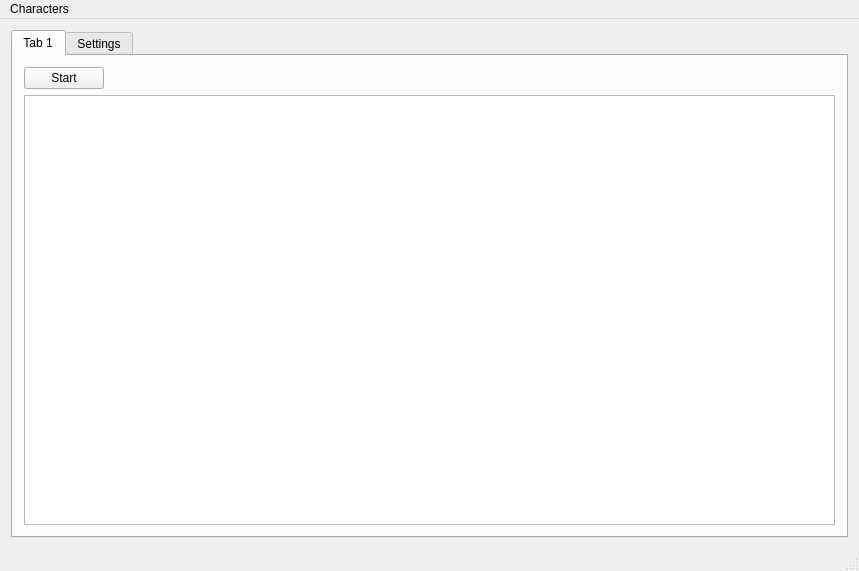
<?xml version="1.0" encoding="UTF-8"?>
<ui version="4.0">
 <class>MainWindow</class>
 <widget class="QMainWindow" name="MainWindow">
  <property name="geometry">
   <rect>
    <x>0</x>
    <y>0</y>
    <width>859</width>
    <height>571</height>
   </rect>
  </property>
  <property name="windowTitle">
   <string>MainWindow</string>
  </property>
  <widget class="QWidget" name="centralWidget">
   <layout class="QHBoxLayout" name="horizontalLayout">
    <item>
     <widget class="QTabWidget" name="tabWidget">
      <property name="currentIndex">
       <number>0</number>
      </property>
      <widget class="QWidget" name="tab">
       <attribute name="title">
        <string>Tab 1</string>
       </attribute>
       <layout class="QVBoxLayout" name="verticalLayout_2">
        <item>
         <layout class="QHBoxLayout" name="horizontalLayout_3">
          <item>
           <widget class="QPushButton" name="startButton">
            <property name="text">
             <string>Start</string>
            </property>
           </widget>
          </item>
          <item>
           <spacer name="horizontalSpacer">
            <property name="orientation">
             <enum>Qt::Horizontal</enum>
            </property>
            <property name="sizeHint" stdset="0">
             <size>
              <width>40</width>
              <height>20</height>
             </size>
            </property>
           </spacer>
          </item>
         </layout>
        </item>
        <item>
         <widget class="QListWidget" name="eventList"/>
        </item>
       </layout>
      </widget>
      <widget class="QWidget" name="tab_2">
       <attribute name="title">
        <string>Settings</string>
       </attribute>
       <layout class="QVBoxLayout" name="verticalLayout">
        <item>
         <widget class="QLineEdit" name="logPath">
          <property name="text">
           <string>C:\Users\regis\AppData\Local\Funcom\Anarchy Online\cd94a273\Anarchy Online Beta\Prefs\xBlueEagle\Char586965293\Chat\Windows\Window7\Log.txt</string>
          </property>
         </widget>
        </item>
        <item>
         <layout class="QHBoxLayout" name="horizontalLayout_2">
          <item>
           <widget class="QLineEdit" name="playerName">
            <property name="text">
             <string>Blueslee</string>
            </property>
           </widget>
          </item>
          <item>
           <widget class="QPushButton" name="saveButton">
            <property name="text">
             <string>Save</string>
            </property>
           </widget>
          </item>
         </layout>
        </item>
        <item>
         <spacer name="verticalSpacer">
          <property name="orientation">
           <enum>Qt::Vertical</enum>
          </property>
          <property name="sizeHint" stdset="0">
           <size>
            <width>20</width>
            <height>40</height>
           </size>
          </property>
         </spacer>
        </item>
       </layout>
      </widget>
     </widget>
    </item>
   </layout>
  </widget>
  <widget class="QMenuBar" name="menuBar">
   <property name="geometry">
    <rect>
     <x>0</x>
     <y>0</y>
     <width>859</width>
     <height>21</height>
    </rect>
   </property>
   <widget class="QMenu" name="menuCharacter">
    <property name="title">
     <string>Characters</string>
    </property>
    <addaction name="actionAdd_Character"/>
    <addaction name="actionRemove_Character"/>
    <addaction name="separator"/>
    <addaction name="actionDelete_Logfile"/>
    <addaction name="actionDelete_All_Logfiles"/>
    <addaction name="separator"/>
   </widget>
   <addaction name="menuCharacter"/>
  </widget>
  <widget class="QStatusBar" name="statusBar"/>
  <action name="actionAdd_Character">
   <property name="text">
    <string>Add Character</string>
   </property>
  </action>
  <action name="actionRemove_Character">
   <property name="text">
    <string>Remove Character</string>
   </property>
  </action>
  <action name="actionDelete_Logfile">
   <property name="text">
    <string>Delete Logfile</string>
   </property>
  </action>
  <action name="actionDelete_All_Logfiles">
   <property name="text">
    <string>Delete All Logfiles</string>
   </property>
  </action>
 </widget>
 <layoutdefault spacing="6" margin="11"/>
 <resources/>
 <connections/>
</ui>
